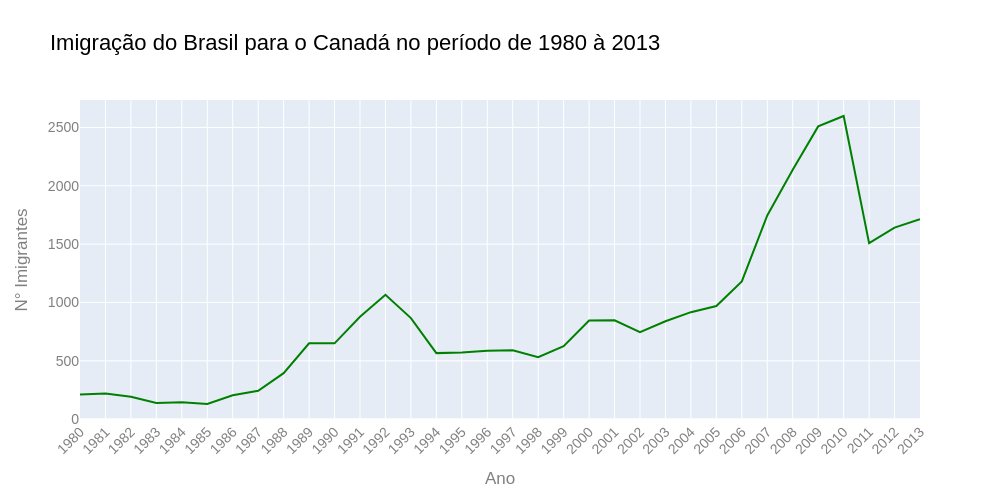

The notebook cell saved with this chart:
### Code cell
fig = px.line(dados_brasil, x='ano', y='imigrantes', title='Imigração do Brasil para o Canadá no período de 1980 à 2013')
fig.update_traces(line_color='green')
fig.update_layout(width=1000, height=500, 
                  xaxis={'tickangle':-45}, 
                  font_family='Arial', font_size=14, font_color='grey', 
                  title_font_color='black', title_font_size=22, 
                  xaxis_title='Ano', yaxis_title='N° Imigrantes')
fig.show()

### Figure 1 — Plotly figure (JSON) as saved in the notebook; plotly's stock layout.template omitted (floating-point values rounded to 4 significant figures)
{"data": [{"hovertemplate": "ano=%{x}<br>imigrantes=%{y}<extra></extra>", "legendgroup": "", "line": {"color": "green", "dash": "solid"}, "marker": {"symbol": "circle"}, "mode": "lines", "name": "", "orientation": "v", "showlegend": false, "type": "scatter", "x": ["1980", "1981", "1982", "1983", "1984", "1985", "1986", "1987", "1988", "1989", "1990", "1991", "1992", "1993", "1994", "1995", "1996", "1997", "1998", "1999", "2000", "2001", "2002", "2003", "2004", "2005", "2006", "2007", "2008", "2009", "2010", "2011", "2012", "2013"], "xaxis": "x", "y": [211, 220, 192, 139, 145, 130, 205, 244, 394, 650, 650, 877, 1066, 866, 566, 572, 586, 591, 531, 626, 845, 847, 745, 839, 917, 969, 1181, 1746, 2138, 2509, 2598, 1508, 1642, 1714], "yaxis": "y"}], "layout": {"font": {"color": "grey", "family": "Arial", "size": 14}, "height": 500, "legend": {"tracegroupgap": 0}, "title": {"font": {"color": "black", "size": 22}, "text": "Imigração do Brasil para o Canadá no período de 1980 à 2013"}, "width": 1000, "xaxis": {"anchor": "y", "domain": [0, 1], "tickangle": -45, "title": {"text": "Ano"}}, "yaxis": {"anchor": "x", "domain": [0, 1], "title": {"text": "N° Imigrantes"}}}}
